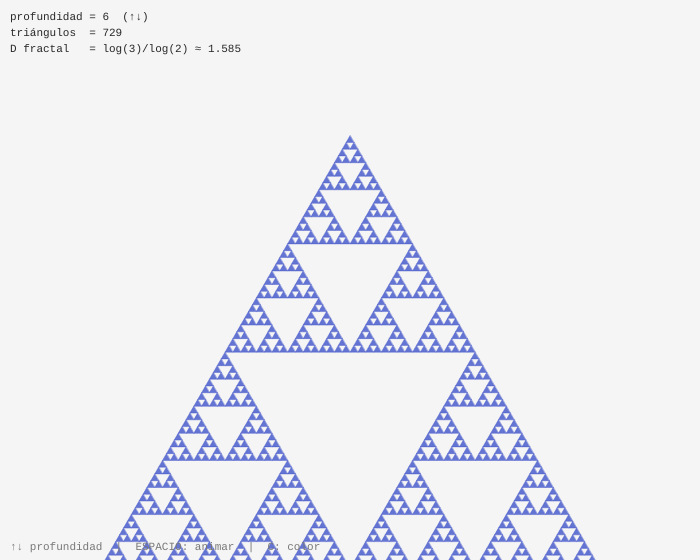
Frame 1 (no input)
Frame 60 (no input): identical to frame 1, image omitted
Frame 120 (the mouse pressed at the canvas centre since frame 60): identical to frame 1, image omitted

The p5.js sketch that drew this single still picture (run headless with seeded random() and noise() and a simulated clock; from frame 60 on, the mouse is pressed at the canvas centre):

// p5.js sketch
// ── sketch.js
// CAPÍTULO 7 — Desafío 3: Triángulo de Sierpinski
// Recursión: divide cada triángulo en 3 hijos

let profundidad;
let animando;
let frameAnim;
 
function setup() {
  createCanvas(700, 560);
  profundidad = 6;
  animando    = false;
  frameAnim   = 0;
}
 
function draw() {
  background(245);
 
  // Animación de construcción paso a paso
  let nivActual = animando ? floor(frameAnim / 40) + 1 : profundidad;
  nivActual     = min(nivActual, profundidad);
 
  if (animando) {
    frameAnim++;
    if (frameAnim > profundidad * 40) {
      animando  = false;
      frameAnim = 0;
    }
  }
 
  // Dibujar Sierpinski
  // Triángulo equilátero centrado
  let lado = 500;
  let h    = lado * sqrt(3) / 2;
  let cx   = width  / 2;
  let cy   = height / 2 + h / 3;  // centrar verticalmente
 
  let p1 = { x: cx,              y: cy - h * 2/3 }; // vértice superior
  let p2 = { x: cx - lado / 2,   y: cy + h / 3  }; // vértice inferior izq
  let p3 = { x: cx + lado / 2,   y: cy + h / 3  }; // vértice inferior der
 
  sierpinski(p1, p2, p3, nivActual);
 
  // HUD
  noStroke();
  fill(40);
  textSize(11);
  textFont('monospace');
  text(`profundidad = ${profundidad}  (↑↓)`, 10, 20);
  text(`triángulos  = ${round(pow(3, profundidad))}`, 10, 36);
  text(`D fractal   = log(3)/log(2) ≈ 1.585`, 10, 52);
  if (animando) {
    fill(80, 160, 80);
    text(`construyendo nivel ${nivActual}...`, 10, 68);
  }
  fill(120);
  text('↑↓ profundidad  |  ESPACIO: animar  |  C: color', 10, height - 10);
}
 
// Funcion Recursiva
function sierpinski(a, b, c, nivel) {
  if (nivel === 0) {
    // Caso base: dibujar triángulo relleno
    let t   = nivel; // para colorear por profundidad
    let col = colorPorNivel(nivel, profundidad);
    fill(col);
    stroke(col);
    strokeWeight(0.5);
    triangle(a.x, a.y, b.x, b.y, c.x, c.y);
    return;
  }
 
  // Puntos medios de cada lado
  let mAB = { x: (a.x + b.x) / 2, y: (a.y + b.y) / 2 };
  let mBC = { x: (b.x + c.x) / 2, y: (b.y + c.y) / 2 };
  let mCA = { x: (c.x + a.x) / 2, y: (c.y + a.y) / 2 };
 
  // Llamadas recursivas a los 3 sub-triángulos
  // (el triángulo central queda vacío — eso es Sierpinski)
  sierpinski(a,   mAB, mCA, nivel - 1);  // triángulo superior
  sierpinski(mAB, b,   mBC, nivel - 1);  // triángulo inferior izq
  sierpinski(mCA, mBC, c,   nivel - 1);  // triángulo inferior der
}
 
function colorPorNivel(nivel, maxNivel) {
  // Degradado azul → violeta según nivel
  let t = map(nivel, 0, maxNivel, 0, 1);
  return color(
    lerp(60, 160,  t),
    lerp(80, 60,   t),
    lerp(200, 220, t),
    200
  );
}
 
function keyPressed() {
  if (keyCode === UP_ARROW)   profundidad = min(profundidad + 1, 9);
  if (keyCode === DOWN_ARROW) profundidad = max(profundidad - 1, 1);
  if (key === ' ') { animando = true; frameAnim = 0; profundidad = min(profundidad, 7); }
}
